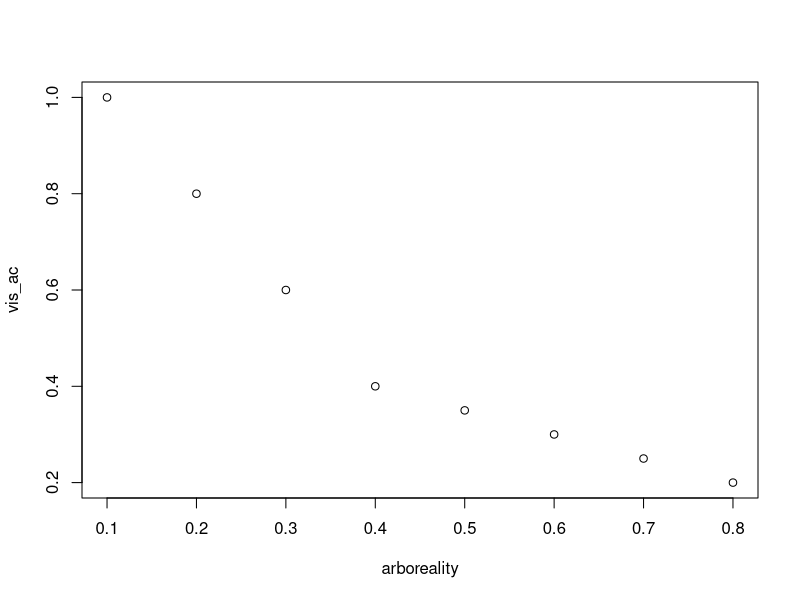
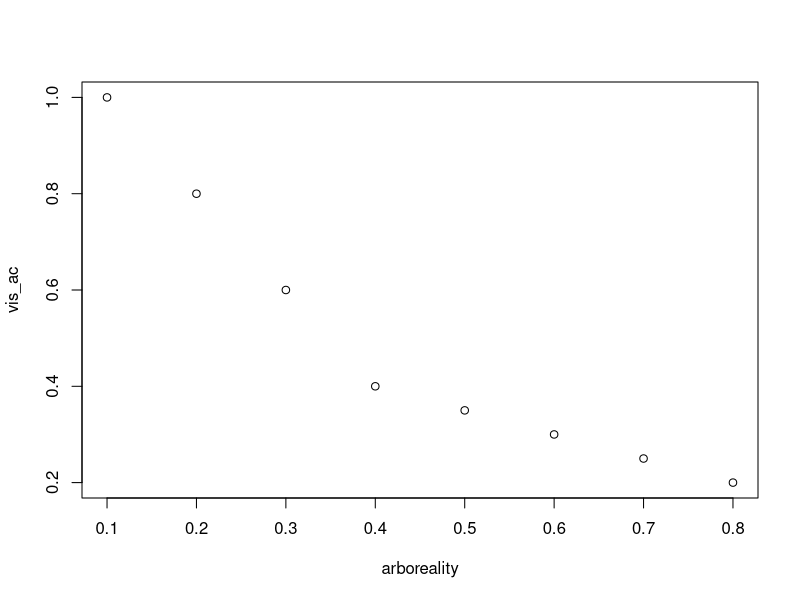
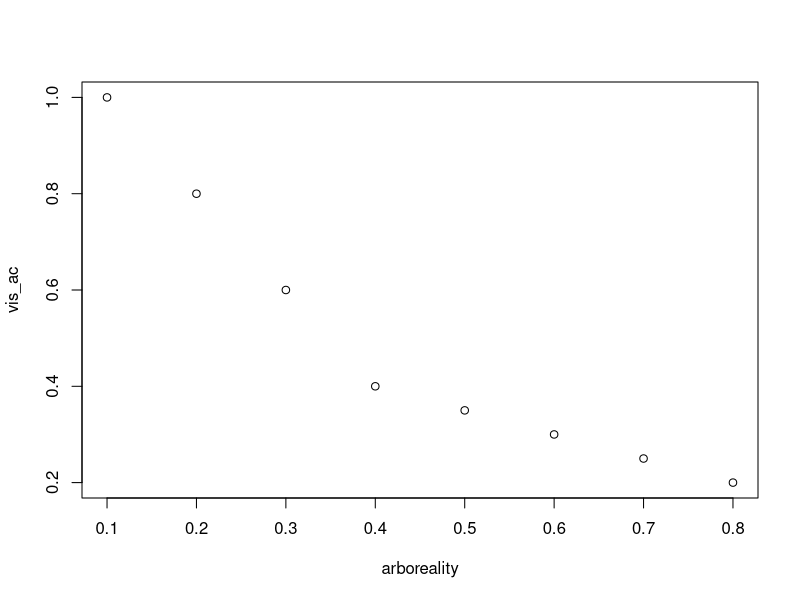
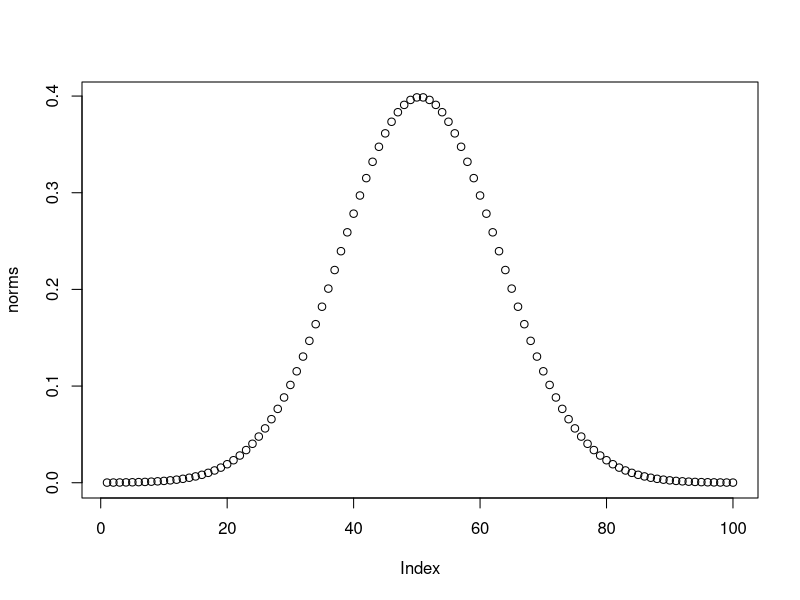
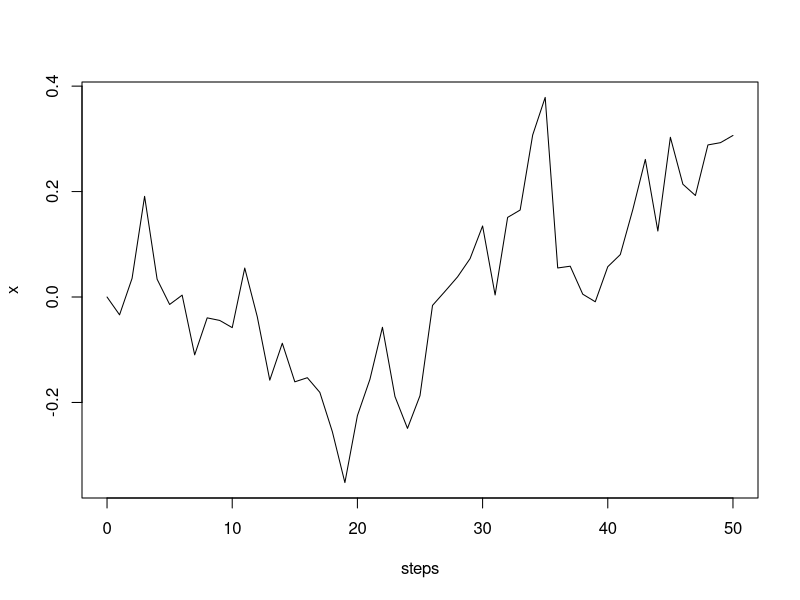
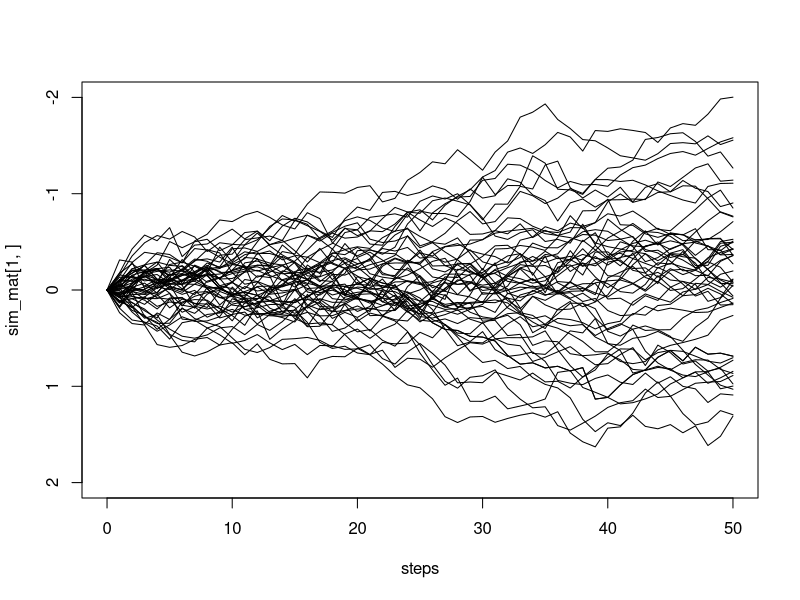
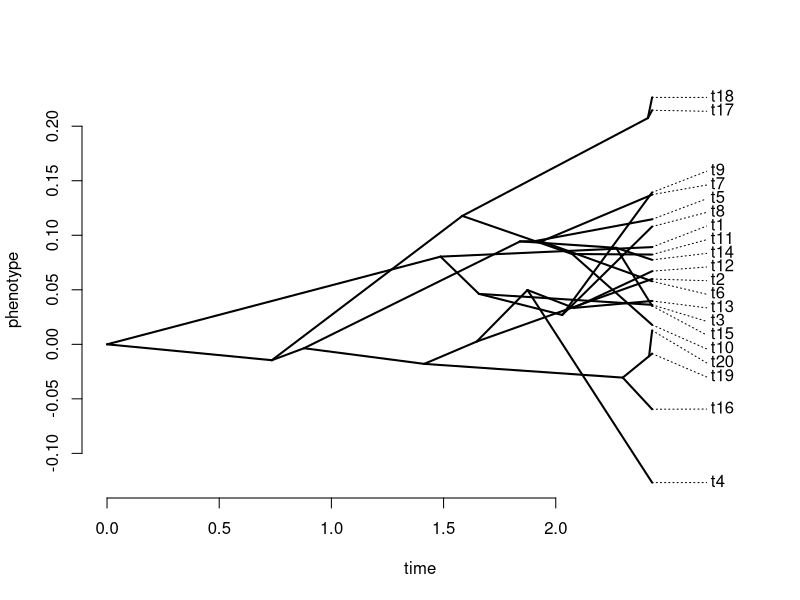
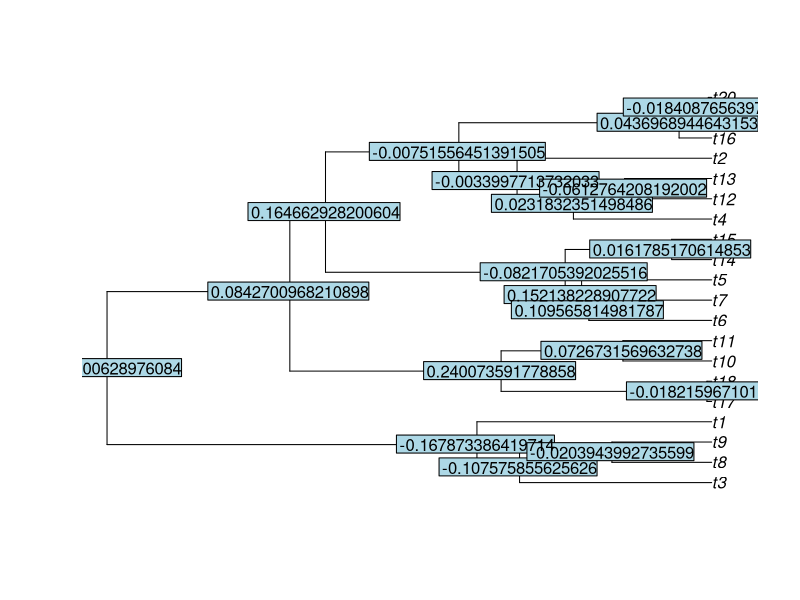

The R script that drew these images, in order:
## ---- chunk 1
arboreality <- c(.1, .2, .3, .4, .5, .6, .7, .8)
vis_ac <- c(1, .8, .6, .4, .35, .3, .25, .2)
plot(arboreality, vis_ac)
## ---- chunk 2
arboreality <- c(.1, .2, .3, .4, .5, .6, .7, .8)
vis_ac <- c(1, .8, .6, .4, .35, .3, .25, .2)
plot(arboreality, vis_ac)
## ---- chunk 3
arboreality <- c(.1, .2, .3, .4, .5, .6, .7, .8)
vis_ac <- c(1, .8, .6, .4, .35, .3, .25, .2)
plot(arboreality, vis_ac)
## ---- chunk 4
x <- seq(-4, 4, length=100)
norms <- dnorm(x, sd = 1)
plot(norms)
## ---- chunk 5
steps <- 0:50  
var <- 0.01
x <- rnorm(n = length(steps) - 1, sd = sqrt(var))
x <- c(0, cumsum(x))
plot(steps, x, type = "line")
## ---- chunk 6
steps <- 0:50  
var <- 0.01
n_sims <- 50
sim_mat <- matrix(0, n_sims, length(steps))


for (i in 1:n_sims) {
  sim_mat[i, ] <- c(0, cumsum(rnorm(n = length(steps) - 1, sd = sqrt(var))))
}

plot(steps, sim_mat[1, ], type = "line", ylim = c(2, -2)) #when you scale var, you may need to adjust the axis!

for (i in 1:n_sims) {
  lines(steps, sim_mat[i, ])
}
## ---- chunk 7
library(phytools)
tree <- pbtree(n=20)
x <- fastBM(tree, sig2 = var, internal = TRUE)
x
## ---- chunk 8
tree <- pbtree(n=20)
x <- fastBM(tree, sig2 = var, internal = TRUE)
phenogram(tree, x)
## ---- chunk 9
x <- fastBM(tree, sig2 = var, internal = FALSE)
contrasts <- pic(x, tree, scaled=FALSE)
contrasts
## ---- chunk 10
plot(tree)
nodelabels(contrasts)
## ---- chunk 11
important_environmental_factor <- seq(from = 1, to = 19, by = 1)
plot(contrasts, important_environmental_factor)
## ---- chunk 12
library(phangorn)
library(phytools)
tree_20 <- phytools::pbtree(n=20)
trait <- fastBM(tree_20)
